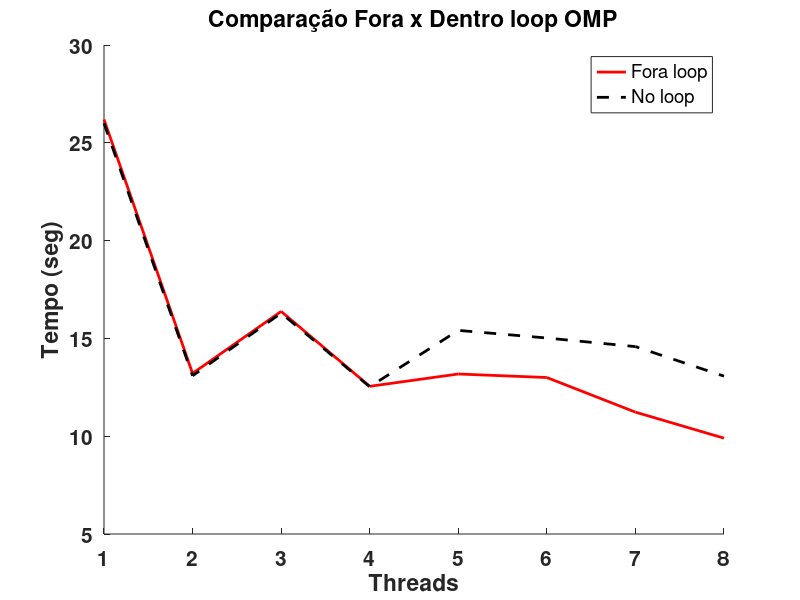
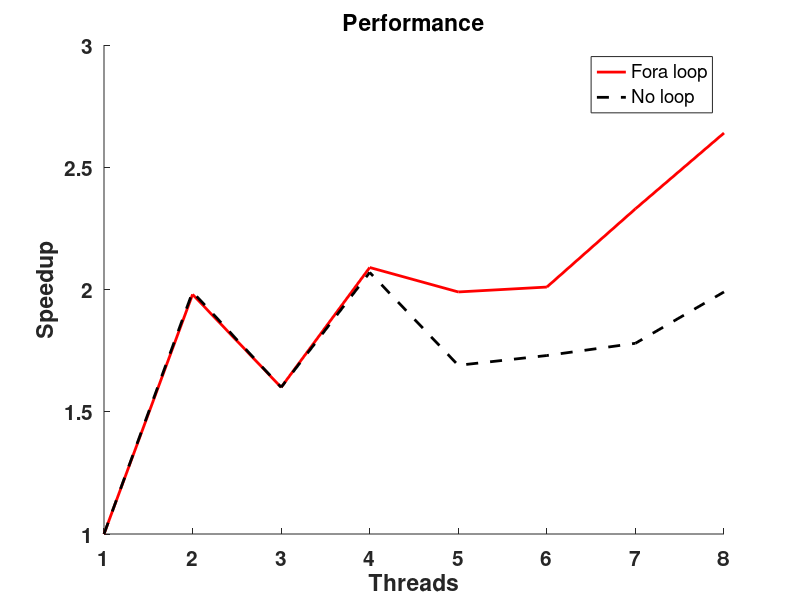

Source code (MATLAB) for these figures, in order:
%%%%%%%Codigo Metodos Computacionais%%%%%%%%%%%%

%%%%%%%%Parametros%%%%%%%%%%%%%%%%%%%%%%%%%%%%%%
%Numero de thread
th = 1:8
% omp fora
off = [26.19,13.21,16.38,12.55,13.18,13.00,11.23,9.90]
% omp dentro
on = [26.00,13.09,16.29,12.53,15.41,15.02,14.58,13.07]

%%%%%%%%%%%Consideração de perfomance%%%%%%%%%%%
%%%%%%%%%Dividir thread 1 por todos os outros%%%
%%%%%S=t1/Tp
% omp fora
soff = [1, 1.98,1.60,2.09,1.99,2.01,2.33,2.64]
% omp dentro
son = [1, 1.99,1.60,2.07,1.69,1.73,1.78,1.99]

figure (1)
hold on
plot(th,off,'-r', 'LineWidth',2)
plot(th,on,'--k','LineWidth',2)
legend('Fora loop','No loop')
set(gca,'FontSize',15,'FontWeight','bold')
xlabel('Threads')
ylabel('Tempo (seg)' )
title('Comparação Fora x Dentro loop OMP')

figure (2)
hold on
plot(th,soff,'-r', 'LineWidth',2)
plot(th,son,'--k','LineWidth',2)
legend('Fora loop','No loop')
set(gca,'FontSize',15,'FontWeight','bold')
xlabel('Threads')
ylabel('Speedup' )
title('Performance')